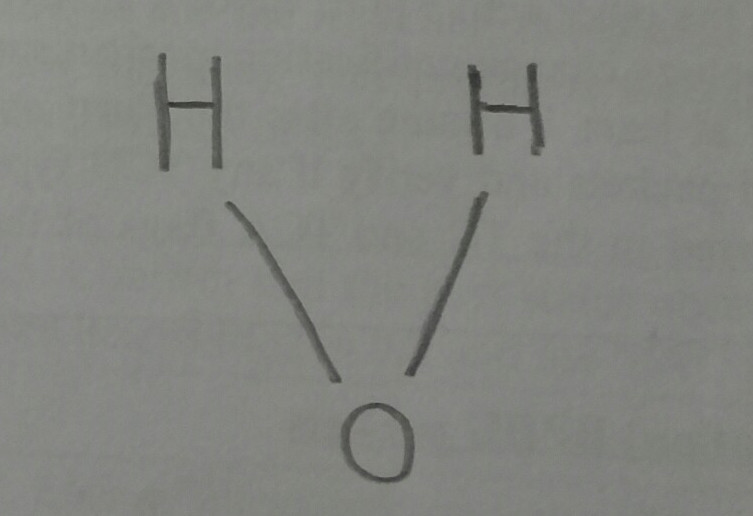
//> input picture proj2/src/input/h2opapel.jpg, 753 x 516 px
$ ./letterdetection input/h2opapel.jpg input/butano.png   (built with g++ and OpenCV 4)
//> lines starting //> are read from the running program, lines starting //| are printed output that depends on the picture; after the words box and inside, x2 and y2 are one past the last pixel; in counts of white or black regions, pixels touching at a corner belong together
#include <iostream>
#include <stdio.h>
#include <stdlib.h>
#include "opencv2/core/core.hpp"
#include "opencv2/imgproc/imgproc.hpp"
#include "opencv2/highgui/highgui.hpp"


using namespace std;
using namespace cv;

#define PERCENT_MATCH = 0.9

bool pixelsMatch(Vec3f, Vec3f);
void showImageExit(string, Mat);
void showImage(string, Mat);
vector<Mat> insertROIs(vector<Vec4i>, vector<vector<Point>>,Mat, Mat);
void FindLetters(vector<Mat>, vector<Mat>);

int main(int argc, char** argv){

	//Vectors
	std::vector<Mat> img_rois;
	std::vector<Mat> img2_rois;

	Mat img= imread(argv[1]);
//> img is the input picture: 516 rows x 753 cols, CV_8UC3; mean B, G, R 127.9, 132.9, 131.4
	Mat img_orig = img.clone();
	Mat img2= imread(argv[2]);
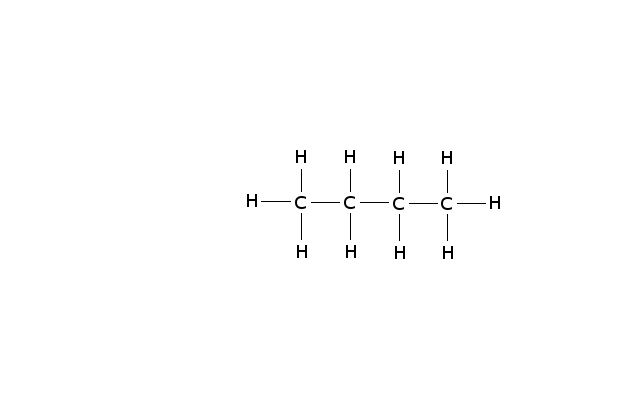
//> input picture proj2/src/input/butano.png, 640 x 400 px
//> img2 is the input picture: 400 rows x 640 cols, CV_8UC3; min 0, max 255, mean 253.8

	//FIXME:Maybe Gaussian Blur?


	//TODO to GrayScale and Binary
	cvtColor(img,img,CV_BGR2GRAY);
//> img: 516 rows x 753 cols, CV_8UC1
	cvtColor(img2,img2,CV_BGR2GRAY);
//> img2: 400 rows x 640 cols, CV_8UC1
	threshold(img,img,80,255.0, THRESH_BINARY_INV | THRESH_OTSU); //FIXME: Maybe change tresh value??
//> img: 516 rows x 753 cols, CV_8UC1; 2.7% white; 5 white regions, box (x1, y1, x2, y2) and area: (154, 53, 223, 172) 2592, (467, 63, 545, 156) 2366, (404, 191, 489, 377) 2056, (341, 403, 415, 484) 1810, (225, 201, 342, 383) 1772
	threshold(img2,img2,80,255.0, THRESH_BINARY_INV | THRESH_OTSU);
//> img2: 400 rows x 640 cols, CV_8UC1; 0.47% white in thin lines or dots, all inside (x1, y1, x2, y2) = (247, 150, 500, 259)
	//showImageExit("img",img);
	//showImageExit("img2",img2);


	//FIXME: Morphological Gradient Needed???
	cout<<"\nMORPH_ELLIPSE";
	Mat structElem = getStructuringElement(MORPH_ELLIPSE, Size(3,3));
	morphologyEx(img, img, MORPH_GRADIENT, structElem);
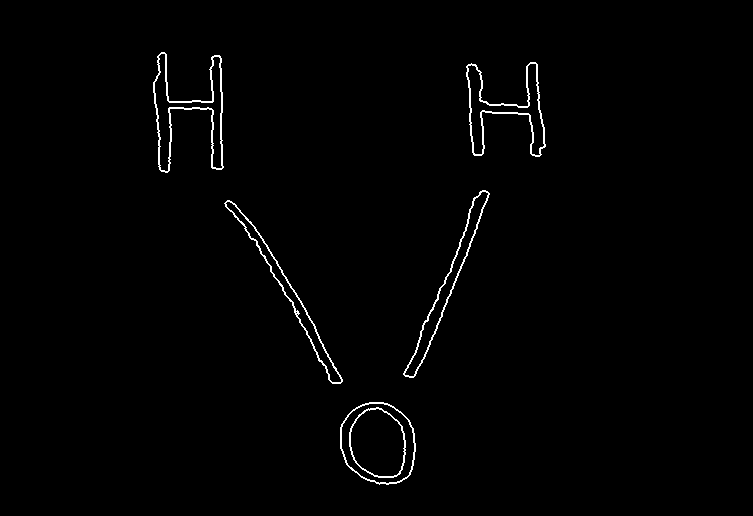
//> img: 516 rows x 753 cols, CV_8UC1; 1.1% white in thin lines or dots, all inside (x1, y1, x2, y2) = (153, 52, 546, 485)
	morphologyEx(img2, img2, MORPH_GRADIENT, structElem);
//> img2: 400 rows x 640 cols, CV_8UC1; 1.1% white; 27 white regions, largest, box (x1, y1, x2, y2) and area: (295, 149, 307, 164) 124, (344, 149, 356, 164) 124, (393, 150, 405, 165) 124
	//showImageExit("img",img);

	//connect regions
	cout<<"\nMORPH_CLOSE";
	morphologyEx(img,img,MORPH_CLOSE,structElem);
	morphologyEx(img2,img2,MORPH_CLOSE,structElem);
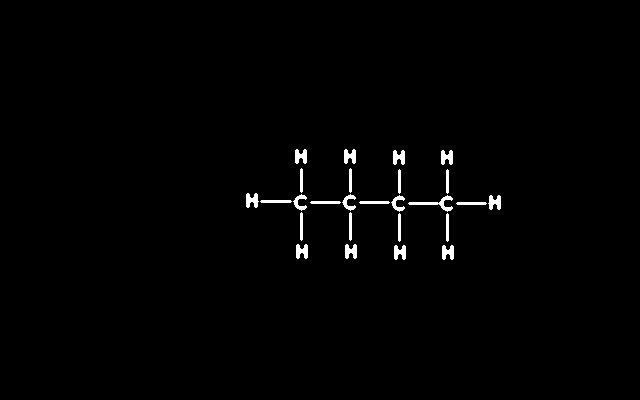
//> img2: 400 rows x 640 cols, CV_8UC1; 1.1% white; 26 white regions
	//showImageExit("img",img);
	//TODO: Test in Dynamic Bar to see whats best

	//TODO restrict area
	cout<<"\nFind Contours";
	Mat mask = Mat::zeros(img.size(),CV_8UC1);
	Mat mask2 = Mat::zeros(img2.size(),CV_8UC1);

	vector<vector<Point>> contours;
	vector<vector<Point>> contours2;

	vector<Vec4i> hierarchy;
	vector<Vec4i> hierarchy2;

	findContours(img, contours, hierarchy,CV_RETR_CCOMP, CV_CHAIN_APPROX_SIMPLE, Point(0,0));
//> contours = 12 contours; largest, box (x1, y1, x2, y2) and area: (340, 402, 416, 485) 4932, (341, 403, 415, 484) 4702, (349, 407, 406, 478) 3099, (350, 408, 405, 477) 2914, (153, 52, 224, 173) 2878
	findContours(img2, contours2, hierarchy2,CV_RETR_CCOMP, CV_CHAIN_APPROX_SIMPLE, Point(0,0));
//> contours2 = 26 contours; largest, box (x1, y1, x2, y2) and area: (408, 195, 453, 212) 142, (488, 195, 501, 210) 104, (246, 193, 259, 208) 104, (442, 245, 454, 260) 103, (394, 245, 406, 260) 103


	img_rois = insertROIs(hierarchy,contours,img, mask);
//> the loop in insertROIs, `for(int idx=0;idx >=0; idx = hierarchy[idx][0])` made 6 passes
//> (rect, rrect) on passes 1 to 6: (Rect(349, 407, 57, 71), centre (377, 442), size (70, 56), angle -90), (Rect(340, 402, 76, 83), centre (377.5, 443), size (82, 75), angle -90), (Rect(224, 200, 119, 184), centre (285.1, 290.6), size (16.7, 215), angle -30.8), (Rect(403, 190, 87, 188), centre (447, 283.8), size (202.4, 15.7), angle -68.1), (Rect(466, 62, 80, 95), centre (505.5, 109.5), size (74.7, 97.1), angle -3.6), (Rect(153, 52, 71, 121), centre (187.8, 111.7), size (69, 120.1), angle -0.8)
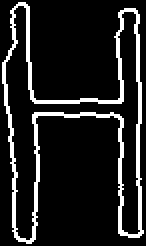
//> img_rois[0]: 123 rows x 73 cols, CV_8UC1 (shown 2 times larger); 12.5% white in thin lines or dots
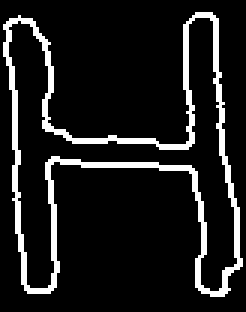
//> img_rois[1]: 104 rows x 82 cols, CV_8UC1 (shown 3 times larger); 11.2% white in thin lines or dots, all inside (x1, y1, x2, y2) = (1, 4, 81, 99)
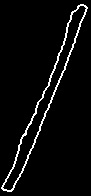
//> img_rois[2]: 196 rows x 91 cols, CV_8UC1; 4.4% white in thin lines or dots
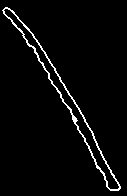
//> img_rois[3]: 196 rows x 127 cols, CV_8UC1; 3.3% white in thin lines or dots, all inside (x1, y1, x2, y2) = (2, 7, 121, 191)
	img2_rois = insertROIs(hierarchy2,contours2,img2, mask2);
//> the loop in insertROIs (call 2), `for(int idx=0;idx >=0; idx = hierarchy[idx][0])` made 26 passes
//> (rect, rrect) on passes 1 to 9: (Rect(442, 245, 12, 15), centre (447.5, 252), size (14, 11), angle -90), (Rect(394, 245, 12, 15), centre (399.5, 252), size (14, 11), angle -90), (Rect(345, 244, 12, 15), centre (350.5, 251), size (14, 11), angle -90), (Rect(296, 244, 12, 15), centre (301.5, 251), size (14, 11), angle -90), (Rect(446, 213, 3, 29), centre (447, 227), size (28, 2), angle -90), (Rect(398, 213, 3, 29), centre (399, 227), size (28, 2), angle -90), (Rect(349, 212, 3, 29), centre (350, 226), size (28, 2), angle -90), (Rect(300, 212, 3, 29), centre (301, 226), size (28, 2), angle -90), (Rect(456, 202, 31, 3), centre (471, 203), size (2, 30), angle -90)

	FindLetters(img_rois, img2_rois);
//> the loop in FindLetters, `for(vector<Mat>::iterator it = obj.begin(); it != obj.end(); ++it)` made 6 passes
//> MatchCount on passes 1 to 6: -146, -180, 33, 75, 69, -39
	cout<<"\nPress any key to exit..."<<endl;
	cvDestroyAllWindows();
	return 1;
}


bool pixelsMatch(Vec3f p1, Vec3f p2){
	if(p1.val[0] == p2.val[0] && p1.val[1] == p2.val[1] && p1.val[2] == p2.val[2]) return true;
	return false;
}

void showImageExit(string str, Mat img)
{
	namedWindow(str,WINDOW_AUTOSIZE);
	imshow(str,img);
	waitKey(0);
	destroyWindow(str);

}

void showImage(string str, Mat img)
{
	namedWindow(str,WINDOW_AUTOSIZE);
	imshow(str,img);
	waitKey(0);

}

vector<Mat> insertROIs(vector<Vec4i> hierarchy, vector<vector<Point>> contours,Mat image, Mat mask)
{

	vector<Mat> tmp;
	for(int idx=0;idx >=0; idx = hierarchy[idx][0])
	{
		Rect rect = boundingRect(contours[idx]);
        Mat maskROI(mask, rect);
        maskROI = Scalar(0, 0, 0);

        RotatedRect rrect = minAreaRect(contours[idx]);
		//TODO: Rotate rect to 0º

		Mat crop = image(rrect.boundingRect());
		tmp.insert(tmp.begin(),crop);
		showImageExit("contours",crop);
	}
	return tmp;
}

void FindLetters(vector<Mat> obj, vector<Mat> objpred)
{
	cout<<"\nFindLetters";
	for(vector<Mat>::iterator it = obj.begin(); it != obj.end(); ++it)
	{
		int MatchCount =0;
		for(vector<Mat>::iterator it2 = objpred.begin(); it2 != objpred.end(); ++it2)
		{
			Mat ittmp = *it;
			showImage("original",ittmp);
			Mat ittmp2 = *it2;
			//Mat dst;

			if(ittmp.rows == ittmp2.rows  && ittmp.cols == ittmp2.cols) cout<<"\nBoth images have the same size.";
			else if(ittmp.rows<ittmp2.rows && ittmp.cols<ittmp2.cols) resize(ittmp, ittmp, Size(ittmp2.cols, ittmp2.rows));
			else resize(ittmp2,ittmp2, Size(ittmp.cols,ittmp.rows));
			cvDestroyAllWindows();
			showImage("notinvertes",ittmp);
			showImage("inverted",ittmp2);
			Mat subs;
			subtract(ittmp,ittmp2,subs);
			showImage("subs",subs);

			for(int x = 0; x<subs.rows; x++){
				for(int y=0; y<subs.cols; y++){
					if(subs.at<Vec3b>(x,y).val[0] == 255) MatchCount++;
				}
			}
			MatchCount=(subs.rows*subs.cols)-MatchCount;
			float per = (double)((double)(MatchCount)/(double)(subs.rows*subs.cols));
			if(per >= (float) 0.90) cout<<"\nFound it!";
			else cout<<"\nNot found";
			cout<<"\nMatched percentage:\t"<<std::to_string(per)<<endl;
		}
	}
}
